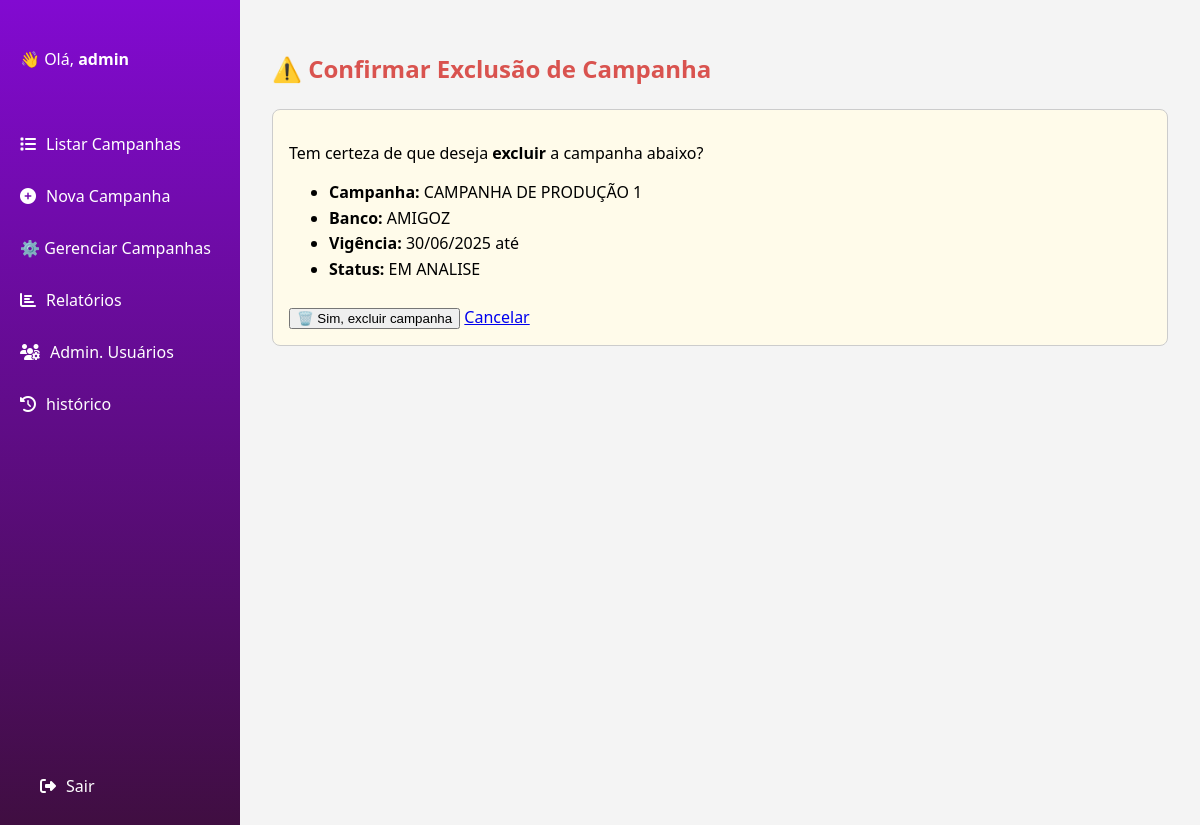
The app's page /campanhas/2/deletar/ (signed in) with its own data.
### usuarios/models.py (models this page shows, shortened)
class Usuario(AbstractUser):
    TIPO_CHOICES = (
        ('master', 'Master'),
        ('editor', 'Editor'),
        ('visualizador', 'Visualizador'),
    )
    tipo = models.CharField(max_length=20, choices=TIPO_CHOICES, default='visualizador')

### campanhas/models.py (models this page shows, shortened)
class Campanha(models.Model):
    TIPO_VALOR_CHOICES = [
        ('R$', 'R$'),
        ('%', '%'),
    ]
    STATUS_MANUAL_CHOICES = [
        ('ATIVA', 'Ativa'),
        ('INATIVA', 'Inativa'),
        ('EM ANALISE', 'Em analise'),
    ]
    banco = models.ForeignKey(Banco, on_delete=models.PROTECT, related_name='campanhas')
    campanha = models.CharField(max_length=200, default=' ')
    nomenclatura_wb = models.CharField(max_length=200, default=' ')
    recebido = models.CharField(max_length=200, default=' ', blank=True, null=True)
    parametrizado_wb = models.CharField(max_length=200, default=' ', blank=True, null=True)
    tipo_valor_recebido = models.CharField(max_length=20, choices=TIPO_VALOR_CHOICES, default='%', blank=True, null=True)
    tipo_valor_parametrizado_wb = models.CharField(max_length=20, choices=TIPO_VALOR_CHOICES, default=' ', blank=True, null=True)
    vigencia_inicio = models.DateField(default=timezone.now)
    vigencia_fim = models.DateField(blank=True, null=True)
    periodicidade_repasses = models.CharField(max_length=100, default=' ')
    previsao_pagamento = models.CharField(max_length=100,blank=True, null=True)
    parametro_avaliacao = models.TextField(default=' ')
    criterio_apuracao = models.TextField(default=' ')
    observacoes = models.TextField(blank=True, null=True)
    possui_meta = models.BooleanField(default=False)
    tem_garantido = models.BooleanField(default=False)
    status_manual = models.CharField(max_length=50, choices=STATUS_MANUAL_CHOICES, default='ATIVA')

class Banco(models.Model):
    nome = models.CharField(max_length=100, default='Banco Genérico')
    def __str__(self):
        return self.nome

### campanhas/views.py (the view, shortened to what this page needs)
# urls.py: path('campanhas/<int:pk>/deletar/', CampanhaDeleteView.as_view(), name='campanha_deletar'),
@method_decorator(login_required(login_url='login'), name='dispatch')
@method_decorator(tipo_usuario_requerido('master', 'editor'), name='dispatch')
class CampanhaDeleteView(DeleteView):
    model = Campanha
    template_name = 'campanha_confirm_delete.html'
    success_url = reverse_lazy('campanha_controle')

### campanhas/templates/campanha_confirm_delete.html (shortened to what this page needs)
{% extends 'base.html' %}
{% block content %}
  <h2 style="color: #d9534f;">⚠️ Confirmar Exclusão de Campanha</h2>
  <div style="margin-top: 1.5rem; padding: 1rem; border: 1px solid #ccc; border-radius: 8px; background: #fffbea;">
    <p>
      Tem certeza de que deseja <strong>excluir</strong> a campanha abaixo?
    </p>
    <ul style="margin-top: 1rem; line-height: 1.6;">
      <li><strong>Campanha:</strong> {{ object.campanha }}</li>
      <li><strong>Banco:</strong> {{ object.banco }}</li>
      <li><strong>Vigência:</strong> {{ object.vigencia_inicio|date:"d/m/Y" }} até {{ object.vigencia_fim|date:"d/m/Y" }}</li>
      <li><strong>Status:</strong> {{ object.status_manual }}</li>
    </ul>
    <form method="post" style="margin-top: 1.5rem;">
      <button type="submit" class="btn btn-danger">🗑️ Sim, excluir campanha</button>
      <a href="{% url 'campanha_controle' %}" class="btn btn-secondary">Cancelar</a>
    </form>
  </div>
{% endblock %}

### campanhas/templates/base.html (shortened to what this page needs)
<!DOCTYPE html>
<html lang="pt-br">
<head>
    <link rel="stylesheet" href="https://cdnjs.cloudflare.com/ajax/libs/font-awesome/6.4.0/css/all.min.css">
</head>
<body>
    <nav class="sidebar">
        <div style="padding: 0 20px; margin-bottom: 2rem;">
        {% if user.is_authenticated %}
            <p>👋 Olá, <strong>{{ user.username }}</strong></p>
        {% endif %}
        </div>
        <a href="{% url 'campanha_list' %}"><i class="fa fa-list"></i>Listar Campanhas</a>
        {% if user.is_authenticated and user.tipo in 'editor master' %}
            <a href="{% url 'campanha_create' %}"><i class="fa fa-plus-circle"></i>Nova Campanha</a>
            <a href="{% url 'campanha_controle' %}">⚙️ Gerenciar Campanhas</a>
        {% endif %}
        <a href="#"><i class="fa fa-chart-bar"></i>Relatórios</a>
        {% if user.is_authenticated and user.tipo == 'master' %}
        <a href="{% url 'admin_usuarios' %}"><i class="fa fa-users-cog"></i>Admin. Usuários</a>
        <a href="{% url 'historico_listagem' %}"><i class="fa fa-history"></i>histórico</a>
        {% endif %}
        <div style="margin-top: auto; padding: 20px;">
        {% if user.is_authenticated %}
            <a href="{% url 'logout' %}"><i class="fa fa-sign-out-alt"></i> Sair</a>
        {% endif %}
        </div>
    </nav>
    <main class="content">
        {% block content %}{% endblock %}
    </main>
</body>
</html>

### campanhas/templates/base.html (style rules this page uses)
body { margin: 0; font-family: 'Segoe UI', sans-serif; background-color: #f4f4f4; display: flex; }
.sidebar { width: 240px; height: 100vh; background: linear-gradient(to bottom, #820AD1, #3F0E40); color: white; display: flex; flex-direction: column; padding-top: 2rem; }
.sidebar a { color: white; text-decoration: none; padding: 15px 20px; display: flex; align-items: center; transition: background 0.2s; }
.sidebar i { margin-right: 10px; }
.content { flex: 1; padding: 2rem; }

### records on screen
Usuario: username "admin"
Campanha: campanha "CAMPANHA DE PRODUÇÃO 1", banco "AMIGOZ", vigencia_inicio "30/06/2025", status_manual "EM ANALISE"
